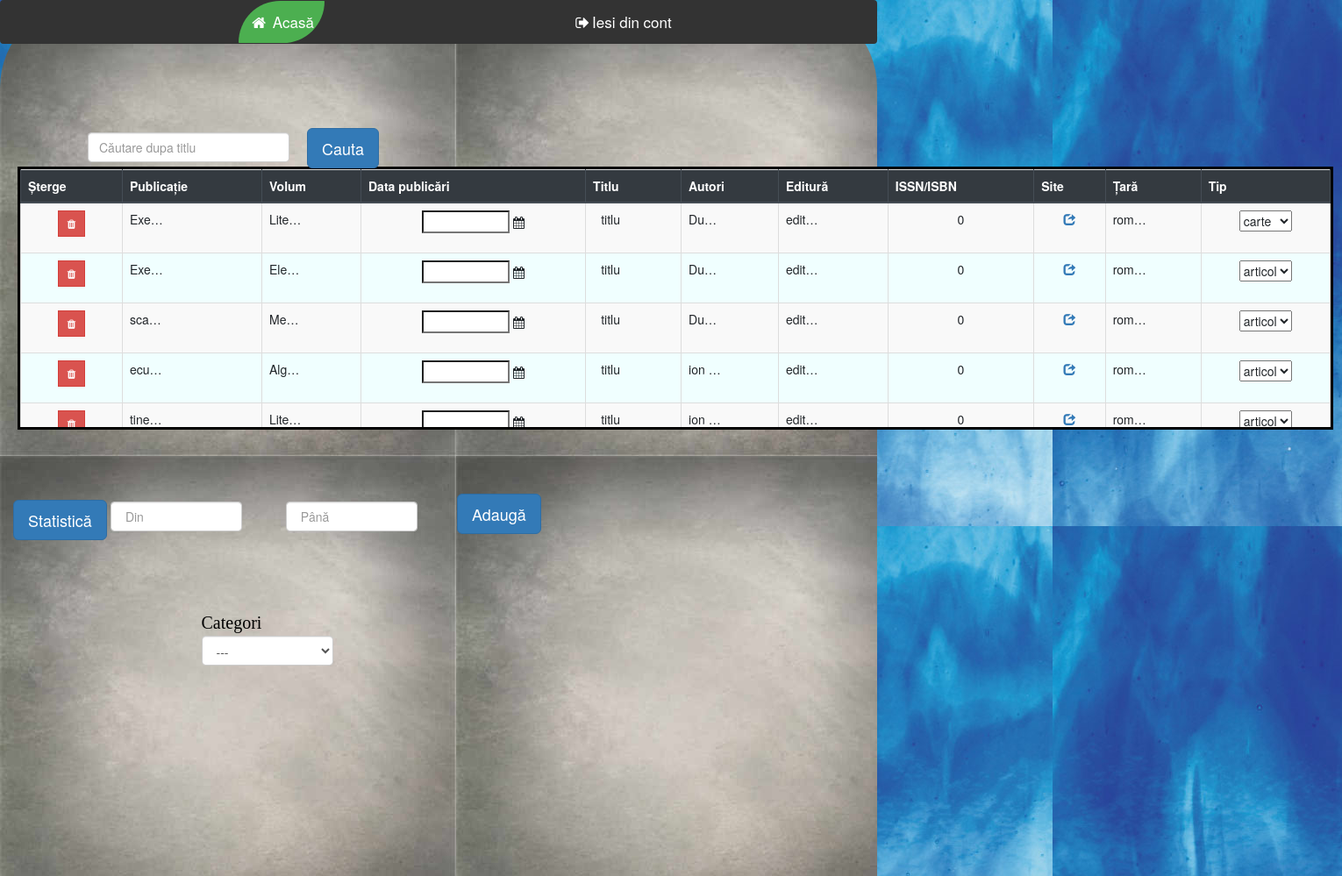
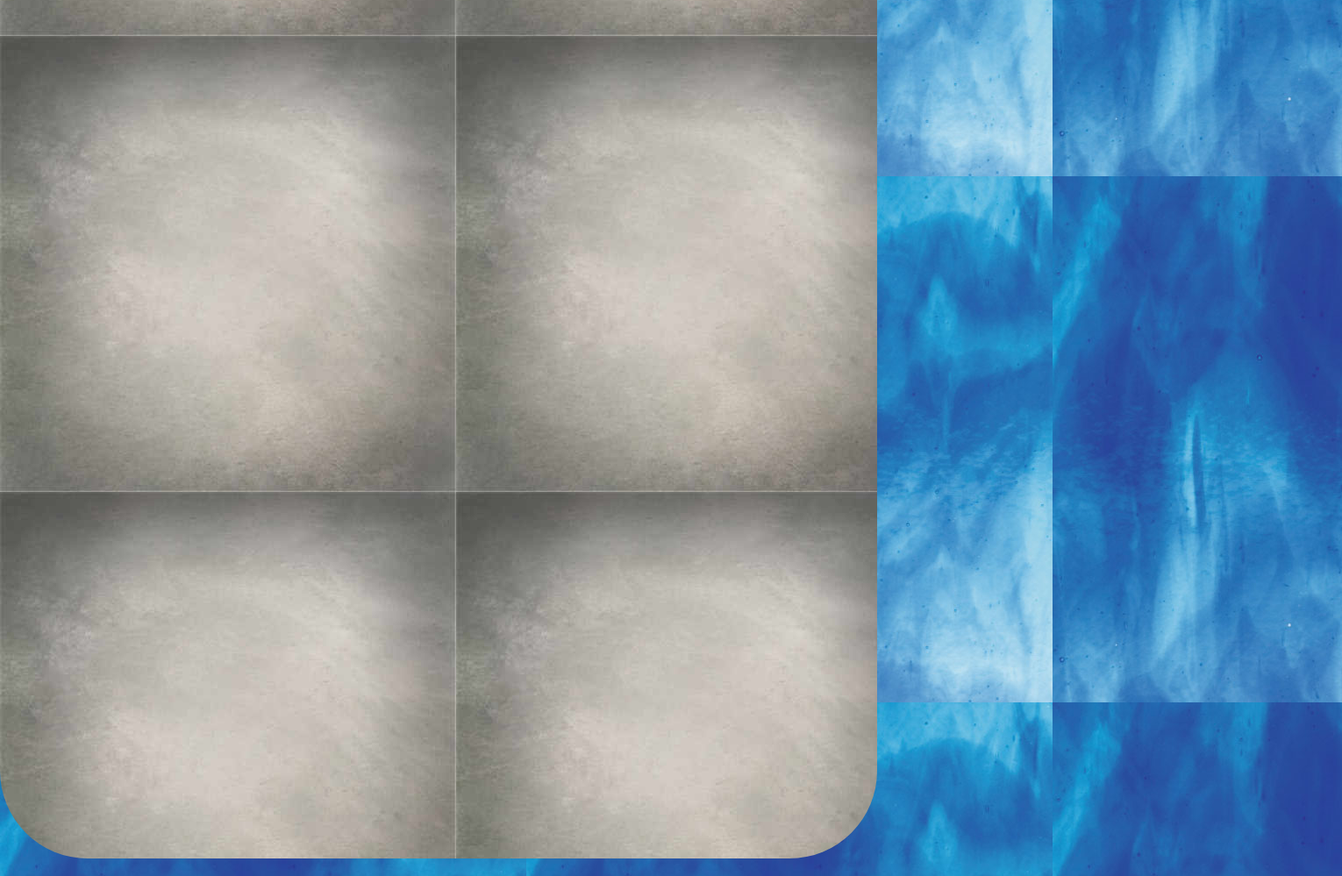
Screenshot of /Departament.php (signed in) with the database file from the repository (2 pictures, top to bottom).
### tables this page shows
CREATE TABLE `papers` (
  `id` int(10) NOT NULL,
  `user_id` int(10) NOT NULL COMMENT 'the user who added the paper',
  `volume` varchar(150) NOT NULL,
  `publication` varchar(150) NOT NULL,
  `type` varchar(7) DEFAULT 'lucrare',
  `uploaded_at` date NOT NULL,
  `title` varchar(250) NOT NULL DEFAULT 'titlu',
  `authors` varchar(150) NOT NULL DEFAULT 'ion simeria, tudor balac',
  `publisher` varchar(150) NOT NULL DEFAULT 'editura',
  `pages` int(5) NOT NULL DEFAULT 0,
  `website` varchar(100) NOT NULL DEFAULT 'https://scholar.google.com/',
  `country` varchar(100) NOT NULL DEFAULT 'romania'
);

### Departament.php (the view, shortened to what this page needs)
<!DOCTYPE html>
<html lang="en">
<head>
		  <link rel="stylesheet" href="https://maxcdn.bootstrapcdn.com/bootstrap/4.5.0/css/bootstrap.min.css">
		  <link rel="stylesheet" href="https://cdnjs.cloudflare.com/ajax/libs/font-awesome/4.7.0/css/font-awesome.min.css">
		  <link rel="stylesheet" href="Lucrari.css">
       <link href="https://maxcdn.bootstrapcdn.com/bootstrap/3.3.6/css/bootstrap.min.css" rel="stylesheet">
    <link href="https://cdnjs.cloudflare.com/ajax/libs/bootstrap-datepicker/1.5.0/css/bootstrap-datepicker.css" rel="stylesheet">
</head>
<body>
    <div id="color">
			<div class="navbar" >
				<a class="active" href="home.php"><i class="fa fa-fw fa-home"></i> Acasă</a>
                <a href="#" id='sign-out'><i class="fa fa-fw fa-sign-out"></i>Iesi din cont</a>
			</div><br><br>
             <span  <?php session_start(); echo $_SESSION["department"]; ?></span><br><br><br>
<div id="cauta"><input id='search_term' class="form-control" type="text" placeholder="Căutare dupa titlu" aria-label="Search">
<button type='button' class="btn btn-primary btn-lg" id='search_bttn' style="positon:ablosute;margin-top:-58px;margin-left:250px;">Cauta</button></div>
<div class="table-wrapper-scroll-y my-custom-scrollbar">
  <table id='tabledata' class="table table-bordered table-striped mb-0">
    <thead class="thead-dark">
      <tr>
        <th scope="col">Șterge</th>
        <th scope="col">Publicație </th>
        <th scope="col">Volum</th>
        <th scope="col">Data publicări</th>
        <th scope="col">Titlu</th>
        <th scope="col">Autori</th>
        <th scope="col">Editură</th>
        <th scope="col">ISSN/ISBN</th>
        <th scope="col">Site</th>
        <th scope="col">Țară</th>
        <th scope="col">Tip</th>
      </tr>
    </thead>
    <tbody>
      <?php
        include "db.php";
        if (isset($_GET['search_term'])) {
            $term = '%' . $_GET['search_term'] . '%';
            $query = "SELECT id, publication, volume, uploaded_at, title,
                      authors, publisher, pages, website, country, type
                      FROM papers
                      INNER JOIN users ON papers.user_id = users .user_id
                      WHERE users.user_id = ? && title LIKE ?";
        }
        else
            $query = "SELECT id, publication, volume, uploaded_at, title,
                      authors, publisher, pages, website, country, type
                      FROM papers
                      INNER JOIN users ON papers.user_id = users .user_id
                      WHERE users.user_id = ?";
        if ($stmt = $con->prepare($query)) {
            if (isset($_GET['search_term']))
                $stmt->bind_param("is", $_SESSION['user_id'], $term);
            else
                $stmt->bind_param("i", $_SESSION['user_id']);
            $stmt->execute();
            $stmt->bind_result($paper_id, $publication, $volume, $uploaded_at, $title,
              $authors, $publisher, $pages, $website, $country, $type);
            while ($stmt->fetch()) {
                $uploaded_at = date("d/m/Y", strtotime($uploaded_at));
                echo "
                      <tr id='$paper_id'>
                        <td class='delete'>
                          <button name='delete' class='btn btn-danger btn-sm rounded-0' type='button'
                          data-toggle='tooltip' data-placement='top' title='Delete'>
                            <i class='fa fa-trash'></i>
                          </button>
                        </td>
                        <td class='publication'>
                          <p>$publication</p>
                        </td>
                        <td class='volume'>
                          <p>$volume</p>
                        </td>
                        <td class='uploaded_at'>
                            <input id='datepicker$paper_id' data-provide='datepicker' data-date-format='dd/mm/yyyy'>
                            <i class='fa fa-calendar'></i>
                            <script>
                            $('#datepicker$paper_id').datepicker('update', '$uploaded_at');
                            </script>
                        </td>
                        <td class='title'>
                          <p>$title</p>
                        </td>
                        <td class='authors'>
                          <p>$authors</p>
                        </td>
                        <td class='publisher'>
                          <p>$publisher<p>
                        </td>
                        <td class='pages'>
                          <p>$pages</p>
                        </td>
                        <td class='website'>
                          <a href='$website'>
                            <span class='glyphicon glyphicon-share'></span>
                          </a>
                        </td>
                        <td class='country'>
                          <p>$country</p>
                        </td>
                        <td class='type'>
							<select class='select'>";
                                if ($type === 'articol')
                                    echo "<option selected>articol</option>
                                          <option>carte</option></select></td></tr>";
                                else
                                    echo "<option>articol</option>
                                          <option selected>carte</option></select></td></tr>";
			}
        }
      ?>
    </tbody>
  </table>
</div>
		<div class="container">
				  <div class="vertical-center">
					<div ><a href="adauga.php?pagina=departament"> <button type="button" class="btn btn-primary btn-lg" style="positon:ablosute;margin-top:70%;margin-left:50px;">
				Adaugă</button></div></a>
				  </div>
					 <button  id='bttn_stats' class="btn btn-primary btn-lg">
				Statistică</button>
		</div>
                       <div class="container text-center">
								 <input id='from_year_input' class="date-own form-control" style="width: 150px;postion:absolute; margin-top:-4%;margin-left:10%;" type="text" placeholder=" Din">
						</div>
					 <div class="container text-center">
								 <input id='to_year_input' class="date-own form-control" style="width: 150px;postion:absolute; margin-top:-4%;margin-left:28%;" type="text" placeholder=" Până">
						</div>
				  <br><br><br><br>
					<div id="cat">
					<span id="de-la">Categori </span>
					 <div class="form-group">
						<select class="form-control" id="chooser">
						  <option>---</option>
						</select>
					  </div>
					 </div>
 </div>
<form id="sendpaper_form" method="post"><br>
</form>
</body>
</html>

### Lucrari.css (style rules this page uses)
* { box-sizing: border-box; }
body { font-family: Arial, Helvetica, sans-serif; background-image: url("lucrari.jpg"); background-color:NavajoWhite; overflow: hidden; }
.navbar { background-color: #555; overflow: auto; list-style-type: none; margin: 0; padding: 0; overflow: hidden; background-color: #333; position: static; top: 0px; width: 100%; border-radius: 25px; }
.navbar a { padding: 12px; color: white; text-decoration: none; font-size: 17px; border-radius: 70px 1px; margin-left:50px; }
.navbar a.active { background-color: #4CAF50; }
#color { background-color: #d3d3d3; background-image: url("lucrari_2.jpg"); height: 1978px; box-sizing: border-box; width: 1000px; border-radius: 100px 100px; }
.my-custom-scrollbar { position: static; height: 300px; width: 150%; overflow: auto; margin: 20px; display: block; margin-bottom: 30%; border: 3px solid black; }
.table-wrapper-scroll-y { display: block; display: block; margin-bottom: 8% ; }
th,tr,tbody { text-align: center; background-color: #F0FFFF; }
.container { height: -144px; position: relative; }
.vertical-center { margin-left:40%; position: absolute; margin-top: -35px; -ms-transform: translateY(-50%); transform: translateY(-50%); }
#cauta { position:absolute; width:15%; margin:100px; margin-top:-19px; }
#de-la { color:black; font-family: Times, "Times New Roman", serif; font-size:20px; }
#cat { position:absolute; width:150px ; margin-left:15%; }
td.uploaded_at input { border-radius: 0px !important; width: 100px; }
td.publication p, td.volume p, td.title p, td.authors p, td.publisher p, td.country p { border-radius: 0px !important; text-overflow:ellipsis; width: 40px; white-space: nowrap; overflow: hidden; }

### rows the page displays
papers: publication "Exe…", volume "Lite…", title "titlu", authors "Du…", publisher "edit…", pages "0", country "rom…", type "carte"
papers: publication "Exe…", volume "Ele…", title "titlu", authors "Du…", publisher "edit…", pages "0", country "rom…", type "articol"
papers: publication "sca…", volume "Me…", title "titlu", authors "Du…", publisher "edit…", pages "0", country "rom…", type "articol"
papers: publication "ecu…", volume "Alg…", title "titlu", authors "ion…", publisher "edit…", pages "0", country "rom…", type "articol"
papers: publication "tine…", volume "Lite…", title "titlu", authors "ion…", publisher "edit…", pages "0", country "rom…", type "articol"
